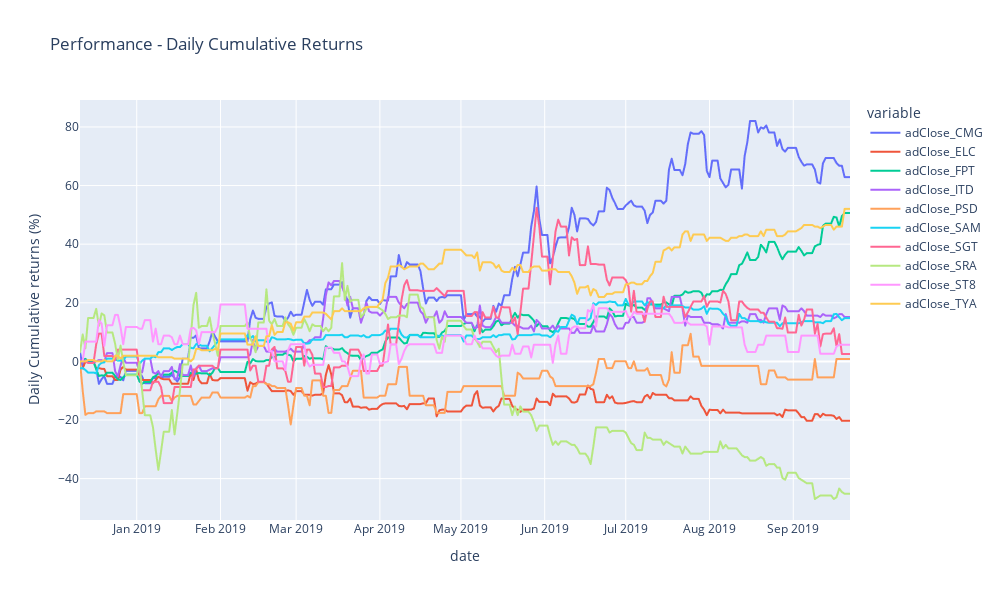

The code cell stored with this chart in its notebook:
### Markdown cell above
## **Gatev Data Normalization**

### Code cell
df_cum_daily_returns_train = gatev_dist.gatev_data_normalize(df_train)

### Figure 1 — Plotly figure (JSON) as saved in the notebook; plotly's stock layout.template omitted (floating-point values rounded to 4 significant figures; data arrays with more than 128 entries replaced by an {"elided": "..."} marker saying what was removed)
{"data": [{"hovertemplate": "variable=adClose_CMG<br>date=%{x}<br>value=%{y}<extra></extra>", "legendgroup": "adClose_CMG", "line": {"color": "#636efa", "dash": "solid"}, "marker": {"symbol": "circle"}, "mode": "lines", "name": "adClose_CMG", "showlegend": true, "type": "scattergl", "x": {"elided": "286 str values"}, "xaxis": "x", "y": {"elided": "286 float values"}, "yaxis": "y"}, {"hovertemplate": "variable=adClose_ELC<br>date=%{x}<br>value=%{y}<extra></extra>", "legendgroup": "adClose_ELC", "line": {"color": "#EF553B", "dash": "solid"}, "marker": {"symbol": "circle"}, "mode": "lines", "name": "adClose_ELC", "showlegend": true, "type": "scattergl", "x": {"elided": "286 str values"}, "xaxis": "x", "y": {"elided": "286 float values"}, "yaxis": "y"}, {"hovertemplate": "variable=adClose_FPT<br>date=%{x}<br>value=%{y}<extra></extra>", "legendgroup": "adClose_FPT", "line": {"color": "#00cc96", "dash": "solid"}, "marker": {"symbol": "circle"}, "mode": "lines", "name": "adClose_FPT", "showlegend": true, "type": "scattergl", "x": {"elided": "286 str values"}, "xaxis": "x", "y": {"elided": "286 float values"}, "yaxis": "y"}, {"hovertemplate": "variable=adClose_ITD<br>date=%{x}<br>value=%{y}<extra></extra>", "legendgroup": "adClose_ITD", "line": {"color": "#ab63fa", "dash": "solid"}, "marker": {"symbol": "circle"}, "mode": "lines", "name": "adClose_ITD", "showlegend": true, "type": "scattergl", "x": {"elided": "286 str values"}, "xaxis": "x", "y": {"elided": "286 float values"}, "yaxis": "y"}, {"hovertemplate": "variable=adClose_PSD<br>date=%{x}<br>value=%{y}<extra></extra>", "legendgroup": "adClose_PSD", "line": {"color": "#FFA15A", "dash": "solid"}, "marker": {"symbol": "circle"}, "mode": "lines", "name": "adClose_PSD", "showlegend": true, "type": "scattergl", "x": {"elided": "286 str values"}, "xaxis": "x", "y": {"elided": "286 float values"}, "yaxis": "y"}, {"hovertemplate": "variable=adClose_SAM<br>date=%{x}<br>value=%{y}<extra></extra>", "legendgroup": "adClose_SAM", "line": {"color": "#19d3f3", "dash": "solid"}, "marker": {"symbol": "circle"}, "mode": "lines", "name": "adClose_SAM", "showlegend": true, "type": "scattergl", "x": {"elided": "286 str values"}, "xaxis": "x", "y": {"elided": "286 float values"}, "yaxis": "y"}, {"hovertemplate": "variable=adClose_SGT<br>date=%{x}<br>value=%{y}<extra></extra>", "legendgroup": "adClose_SGT", "line": {"color": "#FF6692", "dash": "solid"}, "marker": {"symbol": "circle"}, "mode": "lines", "name": "adClose_SGT", "showlegend": true, "type": "scattergl", "x": {"elided": "286 str values"}, "xaxis": "x", "y": {"elided": "286 float values"}, "yaxis": "y"}, {"hovertemplate": "variable=adClose_SRA<br>date=%{x}<br>value=%{y}<extra></extra>", "legendgroup": "adClose_SRA", "line": {"color": "#B6E880", "dash": "solid"}, "marker": {"symbol": "circle"}, "mode": "lines", "name": "adClose_SRA", "showlegend": true, "type": "scattergl", "x": {"elided": "286 str values"}, "xaxis": "x", "y": {"elided": "286 float values"}, "yaxis": "y"}, {"hovertemplate": "variable=adClose_ST8<br>date=%{x}<br>value=%{y}<extra></extra>", "legendgroup": "adClose_ST8", "line": {"color": "#FF97FF", "dash": "solid"}, "marker": {"symbol": "circle"}, "mode": "lines", "name": "adClose_ST8", "showlegend": true, "type": "scattergl", "x": {"elided": "286 str values"}, "xaxis": "x", "y": {"elided": "286 float values"}, "yaxis": "y"}, {"hovertemplate": "variable=adClose_TYA<br>date=%{x}<br>value=%{y}<extra></extra>", "legendgroup": "adClose_TYA", "line": {"color": "#FECB52", "dash": "solid"}, "marker": {"symbol": "circle"}, "mode": "lines", "name": "adClose_TYA", "showlegend": true, "type": "scattergl", "x": {"elided": "286 str values"}, "xaxis": "x", "y": {"elided": "286 float values"}, "yaxis": "y"}], "layout": {"height": 600, "legend": {"title": {"text": "variable"}, "tracegroupgap": 0}, "title": {"text": "Performance - Daily Cumulative Returns"}, "width": 1000, "xaxis": {"anchor": "y", "domain": [0, 1], "title": {"text": "date"}}, "yaxis": {"anchor": "x", "domain": [0, 1], "title": {"text": "Daily Cumulative returns (%)"}}}}
